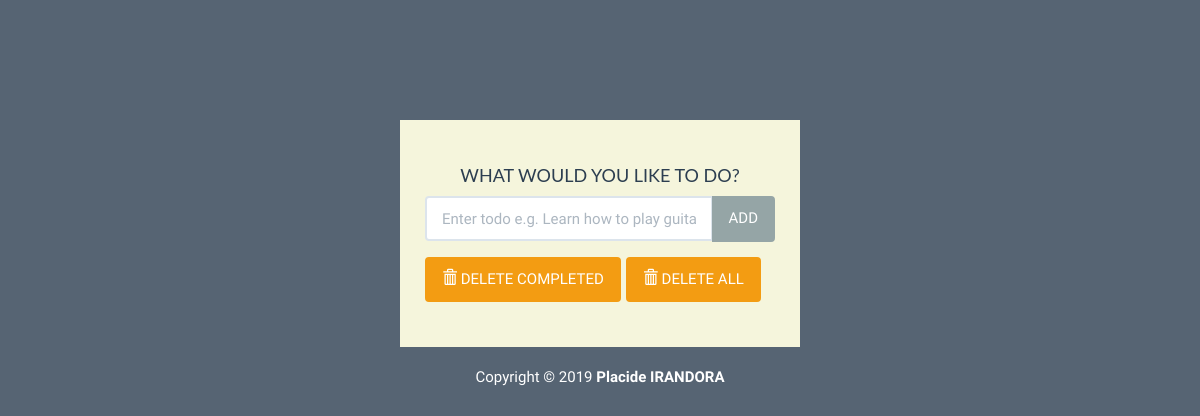
The app's page /, older data.
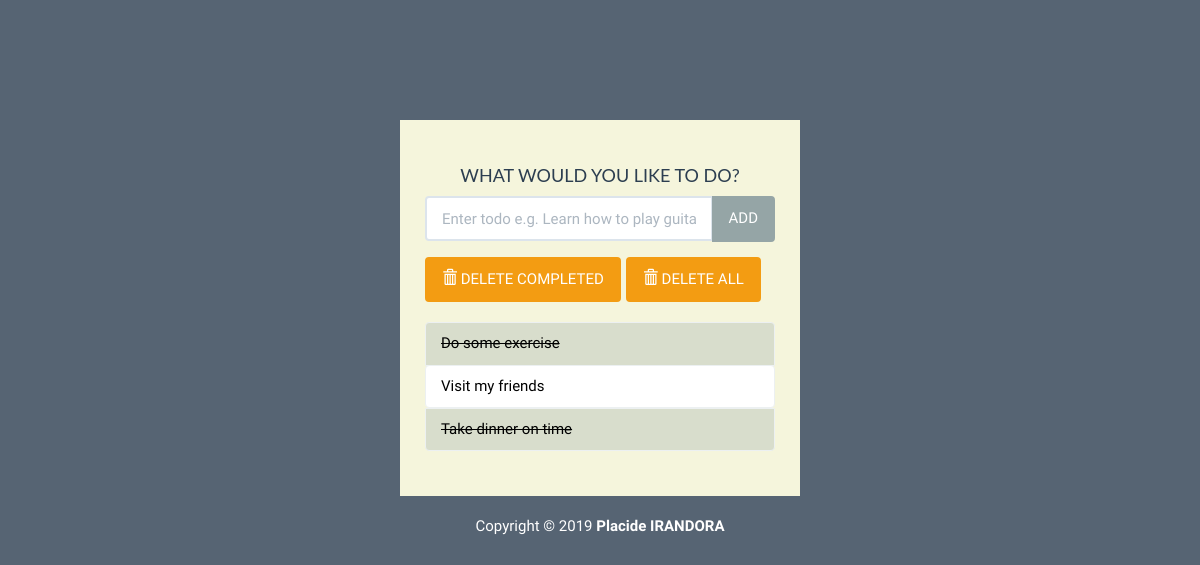
The same page, newer data.
### todo/models.py (models this page shows, shortened)
class Todo (models.Model):
    text = models.CharField(max_length=30)
    complete = models.BooleanField (default=False)

### todo/views.py (the view)
# urls.py: path('', views.index, name='index'),
def index(request):
    todo_list = Todo.objects.order_by('id')
    form = TodoForm()
    context = {'todo_list': todo_list, 'form': form}
    return render(request, 'todo/index.html', context)

### todo/forms.py
class TodoForm(forms.Form):
    text = forms.CharField(max_length=30,
    widget=forms.TextInput(
        attrs={'class': 'form-control',
        'placeholder': 'Enter todo e.g. Learn how to play guitar',
        'aria-label': 'Todo',
        'aria-describedby':'add-btn'}
    ))

### todo/templates/todo/index.html (shortened to what this page needs)
{% load static %}
<!DOCTYPE html>
<html lang="en">
	<head>
		<link rel="stylesheet" href="{% static 'todo/bootstrap/css/flatly.min.css' %}"/>
		<link rel="stylesheet" href="{% static 'todo/styles.css' %}"/>
	</head>
	<body>
		<div class="container-fluid" id="wrapper">
			<div class="row">
				<div class="col-lg-4 col-lg-offset-4" id="content">
					<h2>WHAT WOULD YOU LIKE TO DO?</h2>
					<form action="{% url 'add' %}" method="POST" role="form">
						<div class="form-group">
							<div class="input-group">
							  {{ form.text }}
							  <span class="input-group-btn">
								  <button type="submit" class="btn btn-default" id="add-btn">ADD</button>
							  </span>
							</div>
						</div>
					</form>
					<div class="row t10">
						<div class="col-lg-12">
							<div class="btn-toolbar">
								<div class="btn-group">
									<button type="button" class="btn btn-warning">
										<i class="glyphicon glyphicon-trash"></i> DELETE COMPLETED
									</button>
								</div>
								<div class="btn-group">
									<button type="button" class="btn btn-warning">
										<i class="glyphicon glyphicon-trash"></i> DELETE ALL
									</button>
								</div>
							</div>
						</div>
					</div>
					<ul class="list-group t20">
						{% for todo in todo_list %}
							{% if todo.complete %}
								<li class="list-group-item todo-completed">{{ todo.text }}</li>
							{%else%}
								<a href="#"><li class="list-group-item">{{ todo.text }}</li></a>
							{% endif %}
						{% endfor %}
					</ul>
				</div>
			</div>
			<footer>
				<div class="row pad">
					<div class="col-lg-12 text-center">
						Copyright &copy; 2019 <strong>Placide IRANDORA</strong>
					</div>
				</div>
			</footer>
		</div>
	</body>
</html>

### todo/static/todo/styles.css (style rules this page uses)
body { background: rgba(44, 62, 80, .8); font-family: 'Oswald', 'Futura', sans-serif; }
#wrapper { margin-top: 10% !important; }
#content { background: beige; padding: 25px; }
#content > h2 { font-size: 18px; text-align: center; padding-top: 0; }
.t10 { margin-top: 10px; }
.t20 { margin-top: 20px; }
.todo-completed { text-decoration: line-through; background: rgba(149, 165, 166, .3); }
footer { margin-top: 20px; color: white; }
.list-group-item { color: black; }

Row changes from the older to the newer data that the page shows:
added Todo: text "Do some exercise"
added Todo: text "Visit my friends"
added Todo: text "Take dinner on time"
